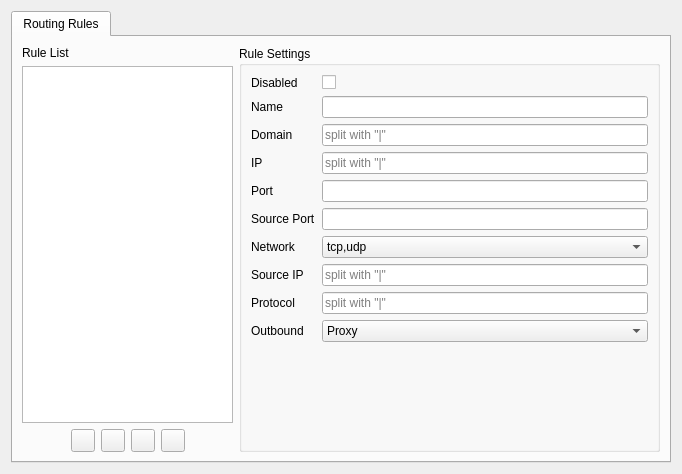
<?xml version="1.0" encoding="UTF-8"?>
<ui version="4.0">
 <class>RouteSettingsWidget</class>
 <widget class="QWidget" name="RouteSettingsWidget">
  <property name="geometry">
   <rect>
    <x>0</x>
    <y>0</y>
    <width>682</width>
    <height>474</height>
   </rect>
  </property>
  <property name="windowTitle">
   <string>Form</string>
  </property>
  <layout class="QVBoxLayout" name="verticalLayout_2">
   <item>
    <widget class="QTabWidget" name="tabWidget">
     <property name="currentIndex">
      <number>0</number>
     </property>
     <widget class="QWidget" name="tab_2">
      <attribute name="title">
       <string>Routing Rules</string>
      </attribute>
      <layout class="QHBoxLayout" name="horizontalLayout_2" stretch="2,4">
       <item>
        <layout class="QVBoxLayout" name="verticalLayout">
         <item>
          <widget class="QLabel" name="label_6">
           <property name="text">
            <string>Rule List</string>
           </property>
          </widget>
         </item>
         <item>
          <widget class="QListWidget" name="rulesListbox"/>
         </item>
         <item>
          <layout class="QHBoxLayout" name="horizontalLayout">
           <item>
            <spacer name="horizontalSpacer_2">
             <property name="orientation">
              <enum>Qt::Horizontal</enum>
             </property>
             <property name="sizeHint" stdset="0">
              <size>
               <width>40</width>
               <height>20</height>
              </size>
             </property>
            </spacer>
           </item>
           <item>
            <widget class="QToolButton" name="addRuleBtn">
             <property name="icon">
              <iconset>
               <normaloff>:/assets/icons/ui_dark/add.svg</normaloff>:/assets/icons/ui_dark/add.svg</iconset>
             </property>
            </widget>
           </item>
           <item>
            <widget class="QToolButton" name="removeRuleBtn">
             <property name="icon">
              <iconset>
               <normaloff>:/assets/icons/ui_dark/minus.svg</normaloff>:/assets/icons/ui_dark/minus.svg</iconset>
             </property>
            </widget>
           </item>
           <item>
            <widget class="QToolButton" name="moveRuleUpBtn">
             <property name="text">
              <string/>
             </property>
             <property name="icon">
              <iconset>
               <normaloff>:/assets/icons/ui_dark/arrow-up.svg</normaloff>:/assets/icons/ui_dark/arrow-up.svg</iconset>
             </property>
            </widget>
           </item>
           <item>
            <widget class="QToolButton" name="moveRuleDownBtn">
             <property name="icon">
              <iconset>
               <normaloff>:/assets/icons/ui_dark/arrow-down.svg</normaloff>:/assets/icons/ui_dark/arrow-down.svg</iconset>
             </property>
            </widget>
           </item>
           <item>
            <spacer name="horizontalSpacer">
             <property name="orientation">
              <enum>Qt::Horizontal</enum>
             </property>
             <property name="sizeHint" stdset="0">
              <size>
               <width>40</width>
               <height>20</height>
              </size>
             </property>
            </spacer>
           </item>
          </layout>
         </item>
        </layout>
       </item>
       <item>
        <widget class="QGroupBox" name="dnsSettingsGB">
         <property name="title">
          <string>Rule Settings</string>
         </property>
         <layout class="QVBoxLayout" name="verticalLayout_3" stretch="0,1">
          <item>
           <layout class="QFormLayout" name="formLayout_2">
            <item row="0" column="0">
             <widget class="QLabel" name="label_51">
              <property name="text">
               <string>Disabled</string>
              </property>
             </widget>
            </item>
            <item row="0" column="1">
             <widget class="QCheckBox" name="disabledCB"/>
            </item>
            <item row="1" column="0">
             <widget class="QLabel" name="label_5">
              <property name="text">
               <string>Name</string>
              </property>
             </widget>
            </item>
            <item row="1" column="1">
             <widget class="QLineEdit" name="nameTxt"/>
            </item>
            <item row="2" column="0">
             <widget class="QLabel" name="label_52">
              <property name="text">
               <string>Domain</string>
              </property>
             </widget>
            </item>
            <item row="2" column="1">
             <widget class="QLineEdit" name="domainTxt">
              <property name="placeholderText">
               <string>split with "|"</string>
              </property>
             </widget>
            </item>
            <item row="3" column="0">
             <widget class="QLabel" name="label_53">
              <property name="text">
               <string>IP</string>
              </property>
             </widget>
            </item>
            <item row="3" column="1">
             <widget class="QLineEdit" name="ipTxt">
              <property name="placeholderText">
               <string>split with "|"</string>
              </property>
             </widget>
            </item>
            <item row="4" column="0">
             <widget class="QLabel" name="label_54">
              <property name="text">
               <string>Port</string>
              </property>
             </widget>
            </item>
            <item row="4" column="1">
             <widget class="QLineEdit" name="portTxt"/>
            </item>
            <item row="5" column="0">
             <widget class="QLabel" name="label_55">
              <property name="text">
               <string>Source Port</string>
              </property>
             </widget>
            </item>
            <item row="5" column="1">
             <widget class="QLineEdit" name="srcPortTxt"/>
            </item>
            <item row="6" column="0">
             <widget class="QLabel" name="label_56">
              <property name="text">
               <string>Network</string>
              </property>
             </widget>
            </item>
            <item row="6" column="1">
             <widget class="QComboBox" name="networkCombo">
              <item>
               <property name="text">
                <string notr="true">tcp,udp</string>
               </property>
              </item>
              <item>
               <property name="text">
                <string notr="true">tcp</string>
               </property>
              </item>
              <item>
               <property name="text">
                <string notr="true">udp</string>
               </property>
              </item>
             </widget>
            </item>
            <item row="7" column="0">
             <widget class="QLabel" name="label_57">
              <property name="text">
               <string>Source IP</string>
              </property>
             </widget>
            </item>
            <item row="7" column="1">
             <widget class="QLineEdit" name="sourceIpTxt">
              <property name="placeholderText">
               <string>split with "|"</string>
              </property>
             </widget>
            </item>
            <item row="8" column="0">
             <widget class="QLabel" name="label_58">
              <property name="text">
               <string>Protocol</string>
              </property>
             </widget>
            </item>
            <item row="8" column="1">
             <widget class="QLineEdit" name="protocolTxt">
              <property name="placeholderText">
               <string>split with "|"</string>
              </property>
             </widget>
            </item>
            <item row="9" column="0">
             <widget class="QLabel" name="label_59">
              <property name="text">
               <string>Outbound</string>
              </property>
             </widget>
            </item>
            <item row="9" column="1">
             <widget class="QComboBox" name="outboundCombo">
              <item>
               <property name="text">
                <string notr="true">Proxy</string>
               </property>
              </item>
              <item>
               <property name="text">
                <string notr="true">Direct</string>
               </property>
              </item>
              <item>
               <property name="text">
                <string notr="true">Block</string>
               </property>
              </item>
             </widget>
            </item>
           </layout>
          </item>
         </layout>
        </widget>
       </item>
      </layout>
     </widget>
    </widget>
   </item>
  </layout>
 </widget>
 <resources/>
 <connections/>
</ui>
